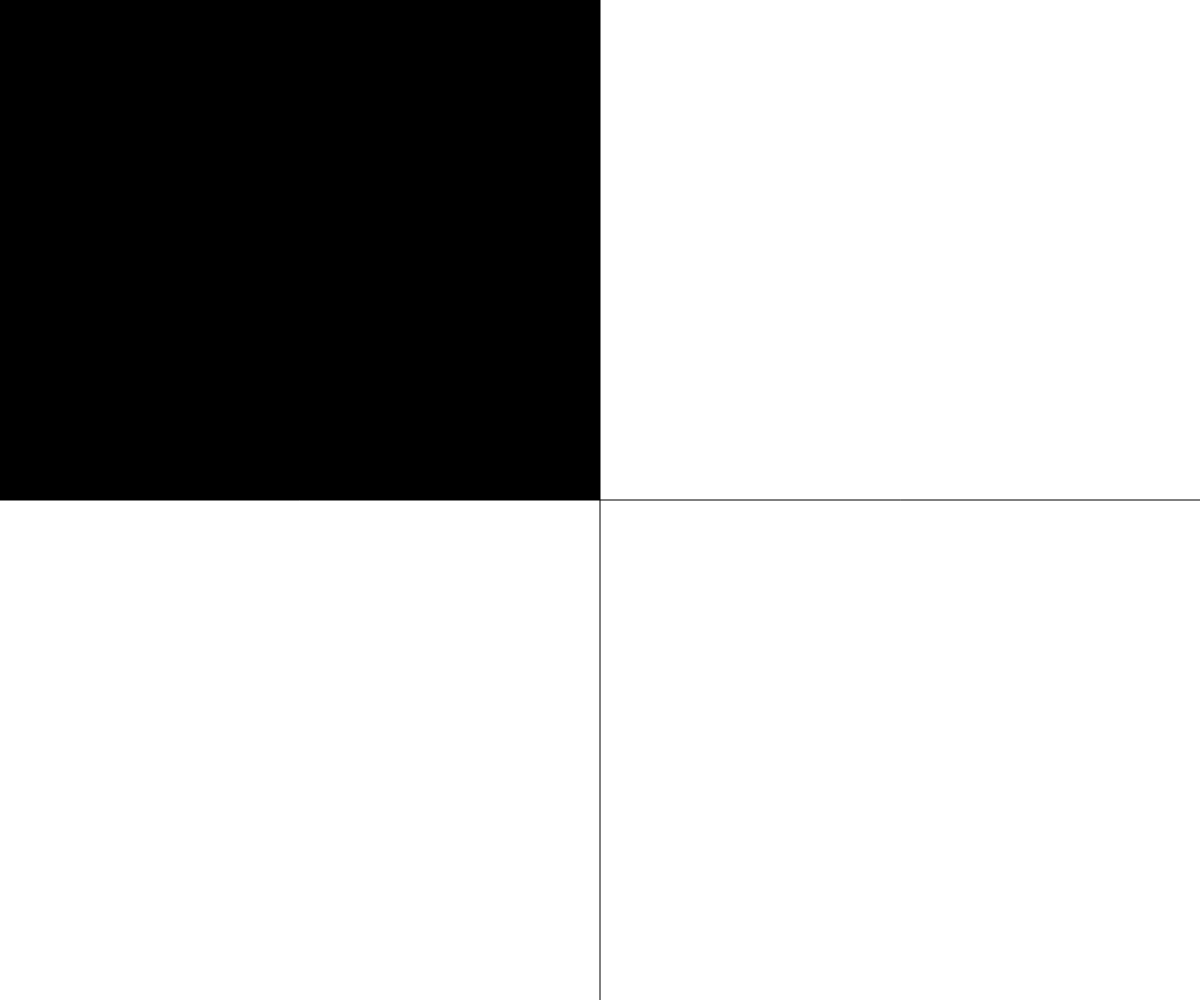
Frame 1 (no input)
Frame 60 (no input): identical to frame 1, image omitted
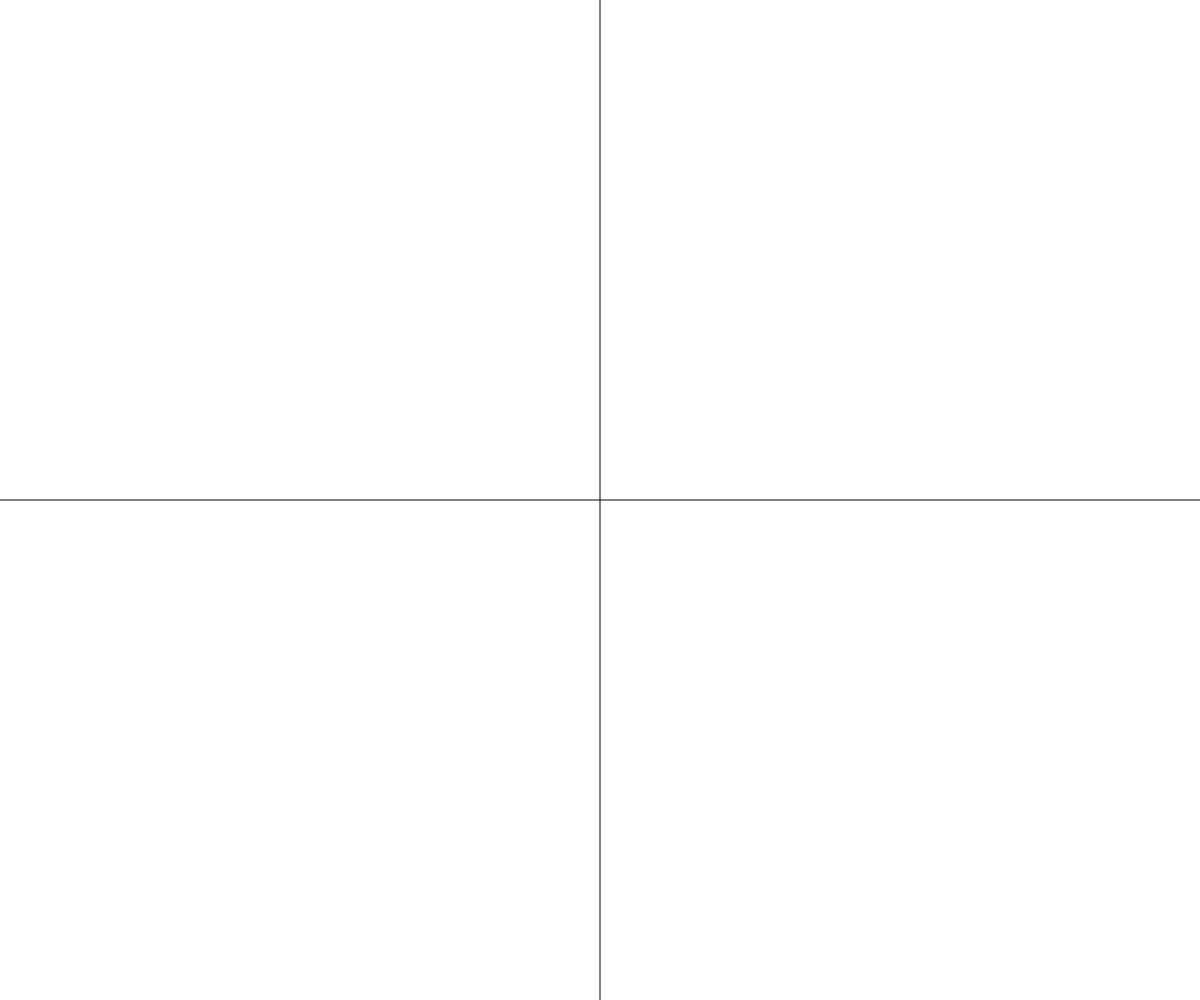
Frame 120 (the mouse pressed at the canvas centre since frame 60)

The p5.js sketch that drew these frames (run headless with seeded random() and noise() and a simulated clock; from frame 60 on, the mouse is pressed at the canvas centre):

// p5.js sketch
// ── sketch.js
// RefactorOne
// Your Name
// Date
//
// Extra for Experts:
// - describe what you did to take this project "above and beyond"
let quadrant = 0;

function setup() {
  createCanvas(windowWidth, windowHeight);

}
function draw() {
  background(255);
  stroke(0);
  line(0, height/2, width, height/2 );
  line(width/2, 0 , width/2, height);
  noStroke();
  fill(0);
  if (mouseX < width/2 && mouseY < height/2) {
      rect(0, 0, width/2, height/2);
  }
  else if (mouseX > width/2 && mouseY < height/2) {
      rect(width/2, 0, width/2, height/2);
  }
  else if (mouseX < width/2 && mouseY > height/2) {
      rect(0, height/2, width/2, height/2);
  }
  else if (mouseX > width/2 && mouseY > height/2) {
      rect(width/2, height/2, width/2, height/2);
  }
}

// ── Refactor Two.js
// This example is adapted from Learning Processing Example 5-3 by Daniel Shiffman
// http://www.learningprocessing.com
// Refactor the following code. Be sure the refactored version:
//  - is readable
//  - is able to work easily with any canvas size

function setup() {
    createCanvas(windowWidth, windowHeight);
  
  }
  function draw() {
    background(255);
    stroke(0);
    line(0, height/2, width, height/2 );
    line(width/2, 0 , width/2, height);
    noStroke();
    fill(0);
    if (mouseX < width/2 && mouseY < height/2) {//changes where the rectangles are based on mouse possition
        rect(0, 0, width/2, height/2);
    }
    else if (mouseX > width/2 && mouseY < height/2) {
        rect(width/2, 0, width/2, height/2);
    }
    else if (mouseX < width/2 && mouseY > height/2) {
        rect(0, height/2, width/2, height/2);
    }
    else if (mouseX > width/2 && mouseY > height/2) {
        rect(width/2, height/2, width/2, height/2);
    }
  }
